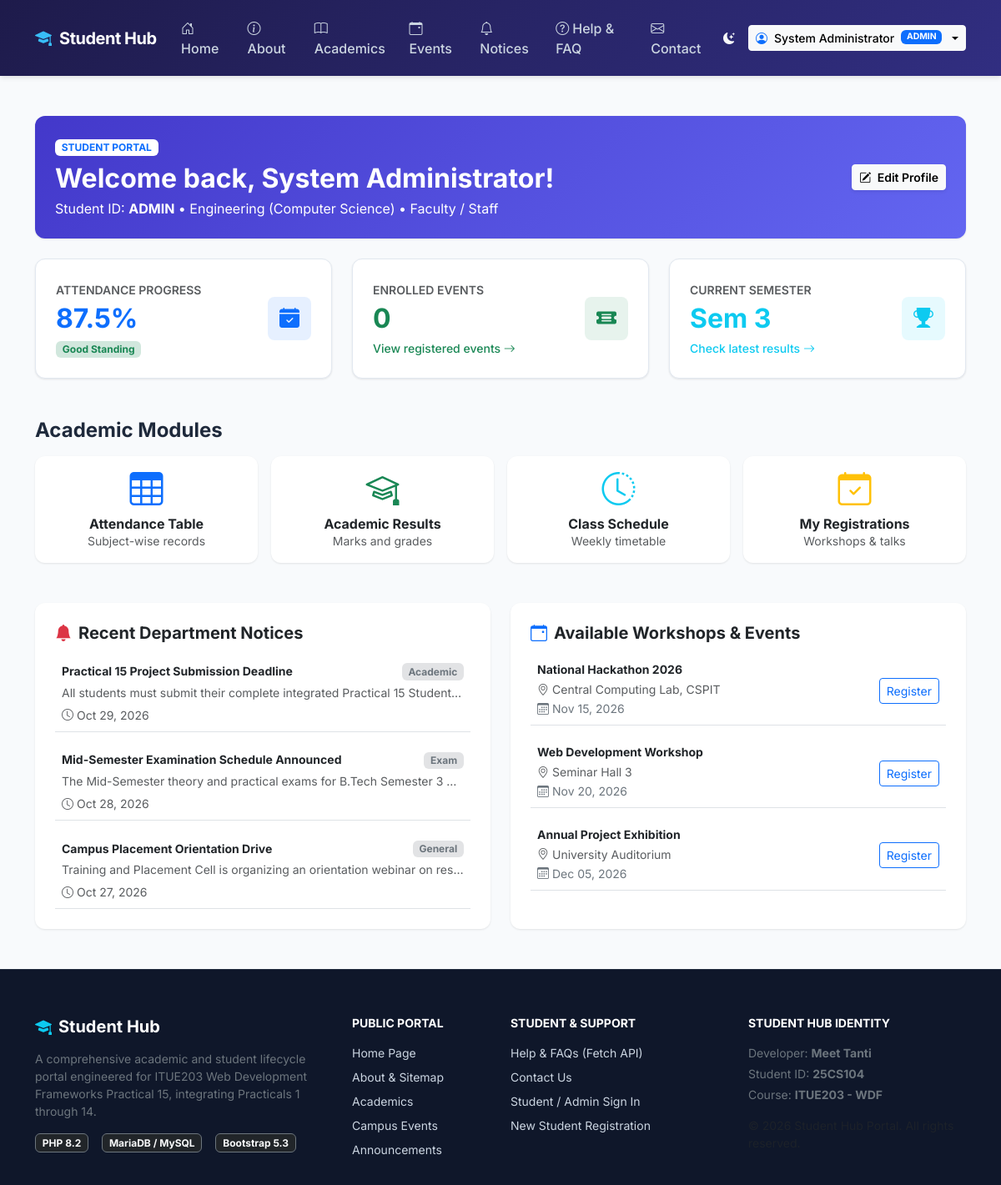
/student/dashboard.php (signed in), run on the app's committed database.
### tables this page shows
CREATE TABLE notices (
    id INT AUTO_INCREMENT PRIMARY KEY,
    title VARCHAR(200) NOT NULL,
    category ENUM('Academic', 'Exam', 'Event', 'General') DEFAULT 'General',
    content TEXT NOT NULL,
    priority ENUM('normal', 'high', 'urgent') DEFAULT 'normal',
    published_date DATE NOT NULL,
    created_by INT NULL,
    created_at TIMESTAMP DEFAULT CURRENT_TIMESTAMP,
    CONSTRAINT fk_notices_user FOREIGN KEY (created_by) REFERENCES users(id) ON DELETE SET NULL
);

CREATE TABLE events (
    id INT AUTO_INCREMENT PRIMARY KEY,
    event_name VARCHAR(150) NOT NULL,
    description TEXT NULL,
    category VARCHAR(50) DEFAULT 'Academic',
    event_date DATE NOT NULL,
    event_time VARCHAR(20) DEFAULT '10:00 AM',
    location VARCHAR(150) NOT NULL,
    max_seats INT DEFAULT 100,
    poster_image VARCHAR(255) NULL,
    status ENUM('upcoming', 'completed', 'cancelled') DEFAULT 'upcoming',
    created_by INT NULL,
    created_at TIMESTAMP DEFAULT CURRENT_TIMESTAMP,
    CONSTRAINT fk_events_creator FOREIGN KEY (created_by) REFERENCES users(id) ON DELETE SET NULL
);

### includes/auth.php (called while the page is built, shortened)
<?php
require_once __DIR__ . '/functions.php';
function isAuthenticated(): bool
{
    return isset($_SESSION['user_id']) && !empty($_SESSION['user_id']);
}
function currentUser(): ?array
{
    return [
        'id'        => (int) $_SESSION['user_id'],
        'name'      => $_SESSION['name'] ?? 'User',
        'email'     => $_SESSION['email'] ?? '',
        'role'      => $_SESSION['role'] ?? 'guest',
        'student_id'=> $_SESSION['student_id'] ?? null
    ];
}

### includes/functions.php (called while the page is built, shortened)
<?php
function e(?string $string): string
{
    return htmlspecialchars($string ?? '', ENT_QUOTES, 'UTF-8');
}

### student/dashboard.php (the view, shortened to what this page needs)
<?php
require_once __DIR__ . '/../includes/functions.php';
require_once __DIR__ . '/../includes/auth.php';
require_once __DIR__ . '/../includes/header.php';
require_once __DIR__ . '/../includes/navbar.php';
$userId = currentUser()['id'];
$stuStmt = $pdo->prepare('SELECT * FROM students WHERE user_id = ? LIMIT 1');
$stuStmt->execute([$userId]);
$student = $stuStmt->fetch();
if (!$student) {
    $student = [
        'id' => 0,
        'student_id' => 'ADMIN',
        'student_name' => currentUser()['name'],
        'course' => 'Engineering',
        'branch' => 'Computer Science',
        'academic_year' => 'Faculty / Staff',
        'gender' => 'Other'
    ];
}
$studentPk = (int) $student['id'];
$attStmt = $pdo->prepare('SELECT SUM(total_classes) as total, SUM(classes_attended) as attended FROM attendance WHERE student_id = ?');
$attStmt->execute([$studentPk]);
$attTotals = $attStmt->fetch();
$attendancePercentage = ($attTotals && $attTotals['total'] > 0)
    ? round(($attTotals['attended'] / $attTotals['total']) * 100, 1)
    : 87.5;
$regStmt = $pdo->prepare('SELECT COUNT(*) FROM registrations WHERE student_id = ?');
$regStmt->execute([$studentPk]);
$totalEnrolledEvents = (int) $regStmt->fetchColumn();
$notices = $pdo->query('SELECT * FROM notices ORDER BY published_date DESC LIMIT 3')->fetchAll();
$upcomingEvents = $pdo->query("SELECT * FROM events WHERE status = 'upcoming' ORDER BY event_date ASC LIMIT 3")->fetchAll();
?>
<main class="py-5">
    <div class="container">
        <div class="card card-sh p-4 mb-4 border-0 bg-primary text-white" style="background: linear-gradient(135deg, #4338ca 0%, #6366f1 100%);">
            <div class="row align-items-center">
                <div class="col-md-8">
                    <span class="badge bg-white text-primary fw-bold text-uppercase mb-2">Student Portal</span>
                    <h2 class="fw-bold mb-1">Welcome back, <?= e($student['student_name']) ?>!</h2>
                    <p class="mb-0 opacity-90">
                        Student ID: <strong><?= e($student['student_id']) ?></strong> &bull;
                        <?= e($student['course']) ?> (<?= e($student['branch']) ?>) &bull;
                        <?= e($student['academic_year']) ?>
                    </p>
                </div>
                <div class="col-md-4 text-md-end mt-3 mt-md-0">
                    <a href="<?= APP_URL ?>/student/profile.php" class="btn btn-light btn-sm fw-semibold shadow-sm">
                        <i class="bi bi-pencil-square me-1"></i> Edit Profile
                    </a>
                </div>
            </div>
        </div>
        <div class="row g-4 mb-5">
            <div class="col-md-4">
                <div class="card-sh card-kpi bg-white">
                    <div>
                        <span class="text-muted small text-uppercase fw-semibold">Attendance Progress</span>
                        <h2 class="fw-bold my-1 text-primary"><?= $attendancePercentage ?>%</h2>
                        <span class="badge <?= ($attendancePercentage >= 80) ? 'bg-success-subtle text-success' : 'bg-warning-subtle text-warning' ?>">
                            <?= ($attendancePercentage >= 80) ? 'Good Standing' : 'Low Attendance Alert' ?>
                        </span>
                    </div>
                    <div class="kpi-icon bg-primary bg-opacity-10 text-primary">
                        <i class="bi bi-calendar-check-fill"></i>
                    </div>
                </div>
            </div>
            <div class="col-md-4">
                <div class="card-sh card-kpi bg-white">
                    <div>
                        <span class="text-muted small text-uppercase fw-semibold">Enrolled Events</span>
                        <h2 class="fw-bold my-1 text-success"><?= $totalEnrolledEvents ?></h2>
                        <a href="<?= APP_URL ?>/student/events.php" class="text-success small fw-medium text-decoration-none">
                            View registered events <i class="bi bi-arrow-right"></i>
                        </a>
                    </div>
                    <div class="kpi-icon bg-success bg-opacity-10 text-success">
                        <i class="bi bi-ticket-detailed-fill"></i>
                    </div>
                </div>
            </div>
            <div class="col-md-4">
                <div class="card-sh card-kpi bg-white">
                    <div>
                        <span class="text-muted small text-uppercase fw-semibold">Current Semester</span>
                        <h2 class="fw-bold my-1 text-info">Sem 3</h2>
                        <a href="<?= APP_URL ?>/student/results.php" class="text-info small fw-medium text-decoration-none">
                            Check latest results <i class="bi bi-arrow-right"></i>
                        </a>
                    </div>
                    <div class="kpi-icon bg-info bg-opacity-10 text-info">
                        <i class="bi bi-trophy-fill"></i>
                    </div>
                </div>
            </div>
        </div>
        <h4 class="fw-bold mb-3">Academic Modules</h4>
        <div class="row g-3 mb-5">
            <div class="col-md-3 col-6">
                <a href="<?= APP_URL ?>/student/attendance.php" class="card card-sh text-center p-3 text-decoration-none border-0 h-100">
                    <i class="bi bi-table text-primary display-6 mb-2"></i>
                    <h6 class="fw-bold text-dark mb-0">Attendance Table</h6>
                    <small class="text-muted">Subject-wise records</small>
                </a>
            </div>
            <div class="col-md-3 col-6">
                <a href="<?= APP_URL ?>/student/results.php" class="card card-sh text-center p-3 text-decoration-none border-0 h-100">
                    <i class="bi bi-mortarboard text-success display-6 mb-2"></i>
                    <h6 class="fw-bold text-dark mb-0">Academic Results</h6>
                    <small class="text-muted">Marks and grades</small>
                </a>
            </div>
            <div class="col-md-3 col-6">
                <a href="<?= APP_URL ?>/student/schedule.php" class="card card-sh text-center p-3 text-decoration-none border-0 h-100">
                    <i class="bi bi-clock-history text-info display-6 mb-2"></i>
                    <h6 class="fw-bold text-dark mb-0">Class Schedule</h6>
                    <small class="text-muted">Weekly timetable</small>
                </a>
            </div>
            <div class="col-md-3 col-6">
                <a href="<?= APP_URL ?>/student/events.php" class="card card-sh text-center p-3 text-decoration-none border-0 h-100">
                    <i class="bi bi-calendar-check text-warning display-6 mb-2"></i>
                    <h6 class="fw-bold text-dark mb-0">My Registrations</h6>
                    <small class="text-muted">Workshops & talks</small>
                </a>
            </div>
        </div>
        <div class="row g-4">
            <div class="col-lg-6">
                <div class="card card-sh p-4 border-0 h-100">
                    <h5 class="fw-bold mb-3 d-flex align-items-center gap-2">
                        <i class="bi bi-bell-fill text-danger"></i> Recent Department Notices
                    </h5>
                    <div class="d-flex flex-column gap-3">
                        <?php foreach ($notices as $n): ?>
                            <div class="p-2 border-bottom">
                                <div class="d-flex justify-content-between align-items-center mb-1">
                                    <h6 class="fw-bold mb-0 small"><?= e($n['title']) ?></h6>
                                    <span class="badge bg-secondary-subtle text-secondary small"><?= e($n['category']) ?></span>
                                </div>
                                <p class="text-muted small mb-1 text-truncate"><?= e($n['content']) ?></p>
                                <small class="text-muted"><i class="bi bi-clock me-1"></i><?= date('M d, Y', strtotime($n['published_date'])) ?></small>
                            </div>
                        <?php endforeach; ?>
                    </div>
                </div>
            </div>
            <div class="col-lg-6">
                <div class="card card-sh p-4 border-0 h-100">
                    <h5 class="fw-bold mb-3 d-flex align-items-center gap-2">
                        <i class="bi bi-calendar-event text-primary"></i> Available Workshops & Events
                    </h5>
                    <div class="d-flex flex-column gap-3">
                        <?php foreach ($upcomingEvents as $ev): ?>
                            <div class="p-2 border-bottom d-flex justify-content-between align-items-center">
                                <div>
                                    <h6 class="fw-bold mb-1 small"><?= e($ev['event_name']) ?></h6>
                                    <small class="text-muted d-block"><i class="bi bi-geo-alt me-1"></i><?= e($ev['location']) ?></small>
                                    <small class="text-secondary"><i class="bi bi-calendar3 me-1"></i><?= date('M d, Y', strtotime($ev['event_date'])) ?></small>
                                </div>
                                <a href="<?= APP_URL ?>/events.php" class="btn btn-outline-primary btn-sm">
                                    Register
                                </a>
                            </div>
                        <?php endforeach; ?>
                    </div>
                </div>
            </div>
        </div>
    </div>
</main>
<?php require_once __DIR__ . '/../includes/footer.php'; ?>

### assets/css/style.css (style rules this page uses)
:root { --primary-color: #4f46e5; --primary-hover: #4338ca; --primary-light: #eef2ff; --secondary-color: #6366f1; --dark-bg: #1e1b4b; --accent-color: #06b6d4; --success-color: #10b981; --warning-color: #f59e0b; --danger-color: #ef4444; --bg-body: #f8fafc; --text-main: #1e293b; --text-muted: #64748b; --card-bg: #ffffff; --card-border: #e2e8f0; --radius-sm: 8px; --radius-md: 12px; --radius-lg: 16px; --shadow-sm: 0 1px 3px rgba(0,0,0,0.06), 0 1px 2px rgba(0,0,0,0.04); --shadow-md: 0 4px 6px -1px rgba(0,0,0,0.07), 0 2px 4px -1px rgba(0,0,0,0.04); --shadow-lg: 0 10px 15px -3px rgba(0,0,0,0.08), 0 4px 6px -2px rgba(0,0,0,0.03); }
body { background-color: var(--bg-body); color: var(--text-main); font-family: 'Inter', system-ui, -apple-system, BlinkMacSystemFont, "Segoe UI", Roboto, Oxygen, Ubuntu, Cantarell, sans-serif; min-height: 100vh; display: flex; flex-direction: column; transition: background-color 0.25s ease, color 0.25s ease; }
main { flex: 1 0 auto; }
.card-sh { background-color: var(--card-bg); border: 1px solid var(--card-border); border-radius: var(--radius-md); box-shadow: var(--shadow-sm); transition: transform 0.2s ease, box-shadow 0.2s ease; }
.card-kpi { border-radius: var(--radius-md); padding: 1.5rem; display: flex; align-items: center; justify-content: space-between; box-shadow: var(--shadow-sm); }
.kpi-icon { width: 52px; height: 52px; border-radius: var(--radius-sm); display: flex; align-items: center; justify-content: center; font-size: 1.5rem; }

### data on the page
notices: title "Practical 15 Project Submission Deadline", category "Academic", content "All students must submit their complete integrated Practical 15 Student…", published_date "Oct 29, 2026"
notices: title "Mid-Semester Examination Schedule Announced", category "Exam", content "The Mid-Semester theory and practical exams for B.Tech Semester 3…", published_date "Oct 28, 2026"
notices: title "Campus Placement Orientation Drive", category "General", content "Training and Placement Cell is organizing an orientation webinar on res…", published_date "Oct 27, 2026"
events: event_name "National Hackathon 2026", location "Central Computing Lab, CSPIT", event_date "Nov 15, 2026"
events: event_name "Web Development Workshop", location "Seminar Hall 3", event_date "Nov 20, 2026"
events: event_name "Annual Project Exhibition", location "University Auditorium", event_date "Dec 05, 2026"

### other printed values
$user['name'] "System Administrator"
$role "ADMIN"
$student['student_name'] "System Administrator"
$student['student_id'] "ADMIN"
$student['course'] "Engineering"
$student['branch'] "Computer Science"
$student['academic_year'] "Faculty / Staff"
$attendancePercentage "87.5"
$totalEnrolledEvents "0"
